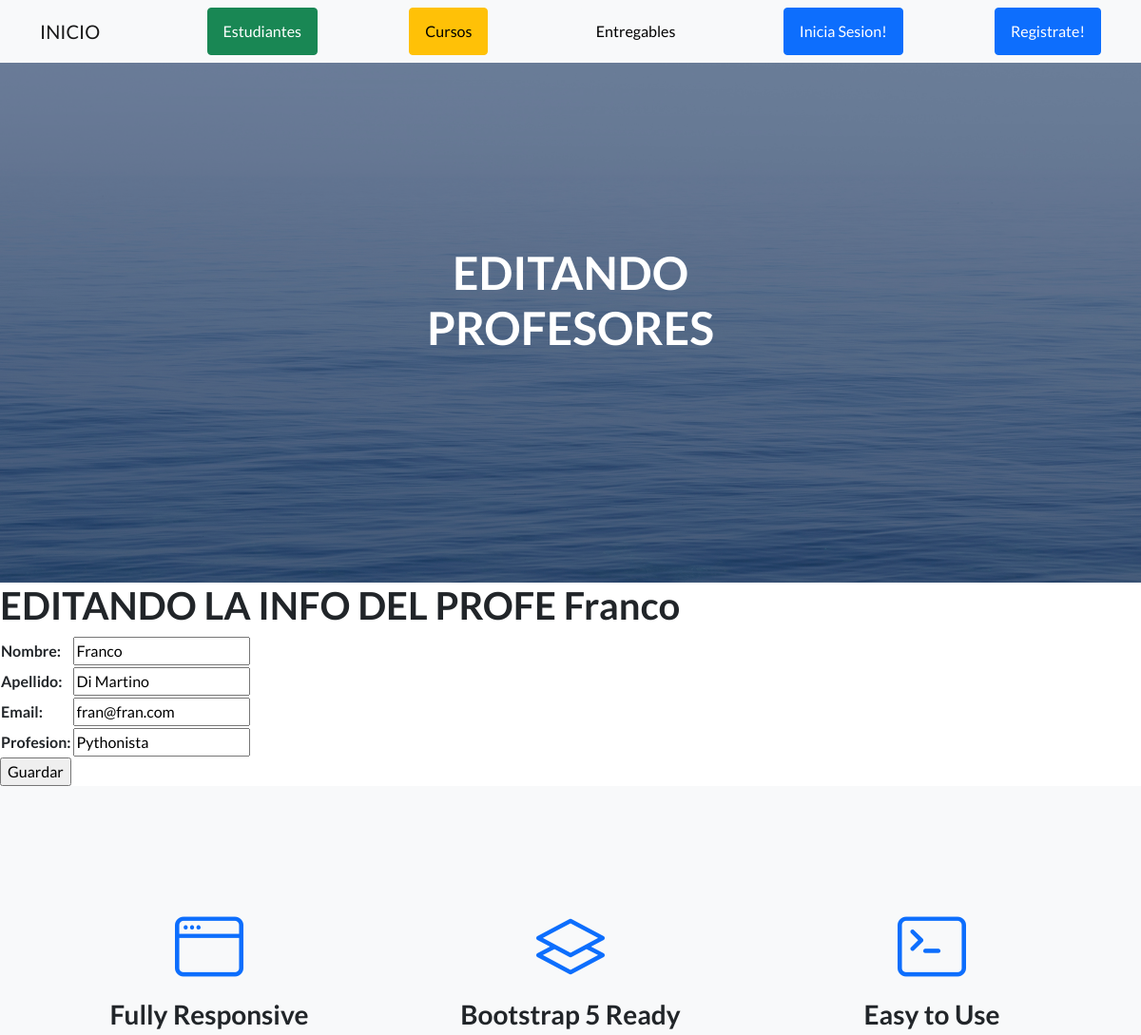
Page /AppCoder/editarProfesor/1 (upper part) on the earlier database version.
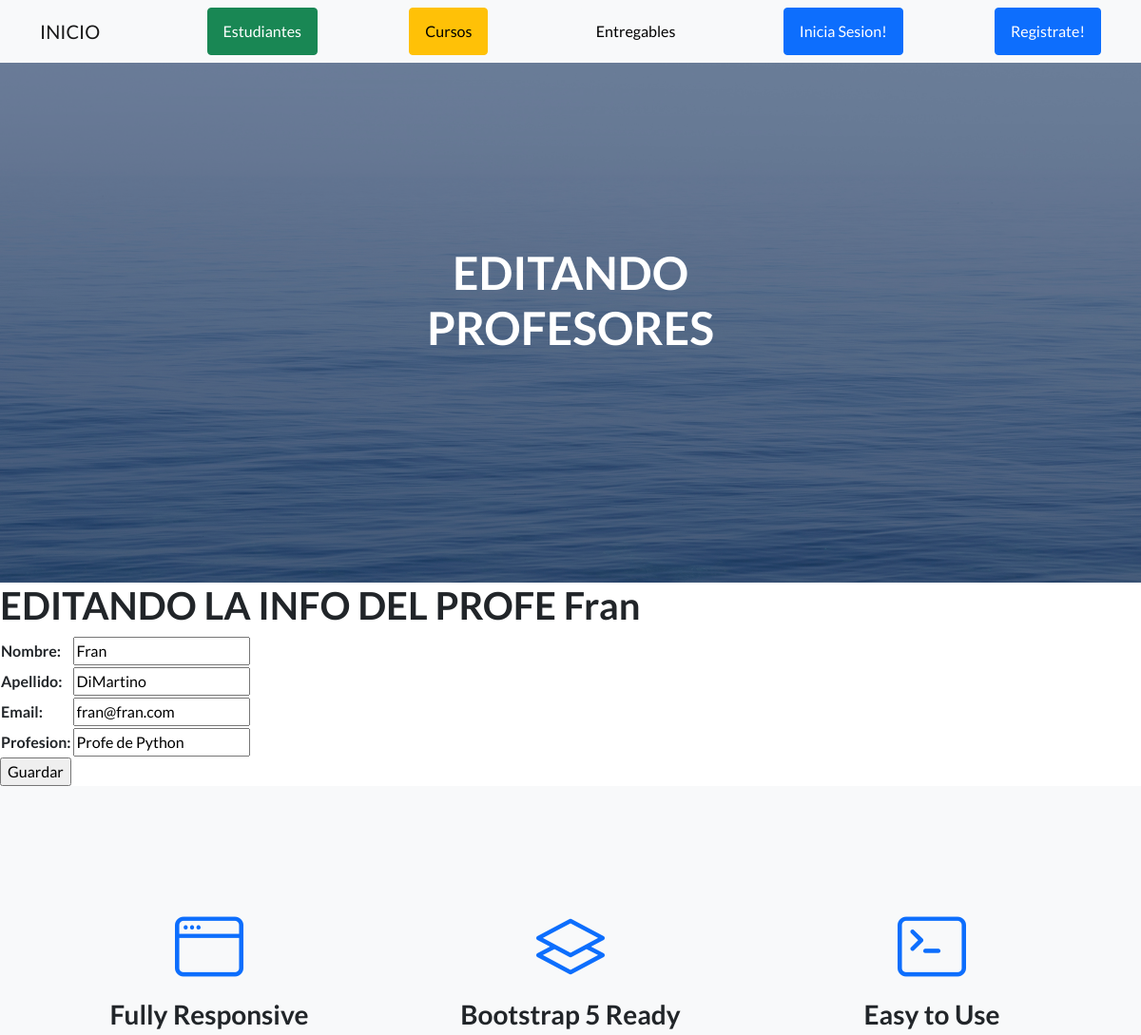
Same page on the later database version.
### AppCoder/models.py (models this page shows, shortened)
class Profesor(models.Model):
    nombre= models.CharField(max_length=50)
    apellido= models.CharField(max_length=50)
    email= models.EmailField()
    profesion= models.CharField(max_length=50)

### AppCoder/views.py (the view)
# urls.py: path('editarProfesor/<id>', editarProfesor, name='editarProfesor'),
def editarProfesor(request, id):
    profe=Profesor.objects.get(id=id)
    if request.method=="POST":
        form=ProfeForm(request.POST)
        if form.is_valid():
            info=form.cleaned_data
            profe.nombre=info["nombre"]
            profe.apellido=info["apellido"]
            profe.email=info["email"]
            profe.profesion=info["profesion"]
            profe.save()
            profesores=Profesor.objects.all()
            return render(request, "Appcoder/leerProfesores.html", {"profesores":profesores})
    else:
        form= ProfeForm(initial={"nombre":profe.nombre, "apellido":profe.apellido, "email":profe.email, "profesion":profe.profesion})
        return render(request, "Appcoder/editarProfesor.html", {"formulario":form, "nombre_profesor":profe.nombre, "id":profe.id})

### AppCoder/forms.py
class ProfeForm(forms.Form):
    nombre = forms.CharField(max_length=50)
    apellido = forms.CharField(max_length=50)
    email = forms.EmailField()
    profesion = forms.CharField(max_length=50)

### AppCoder/templates/AppCoder/editarProfesor.html
{% extends "AppCoder/padre.html" %}
{% load static %}
{% block titulo_de_pagina %}
<h1 class="mb-5">EDITANDO PROFESORES</h1>
{% endblock %}
{% block contenido_que_cambia %}
<h1>EDITANDO LA INFO DEL PROFE {{ nombre_profesor }}</h1>
<form action="{% url 'editarProfesor' id  %}" method="POST"> {% csrf_token %}
<table>
    {{ formulario.as_table }}
</table>
<input type="submit", value="Guardar">
</form>
{% endblock %}

Differences in the rows shown:
changed Profesor "fran@fran.com": nombre "Franco" → "Fran"; apellido "Di Martino" → "DiMartino"; profesion "Pythonista" → "Profe de Python"
